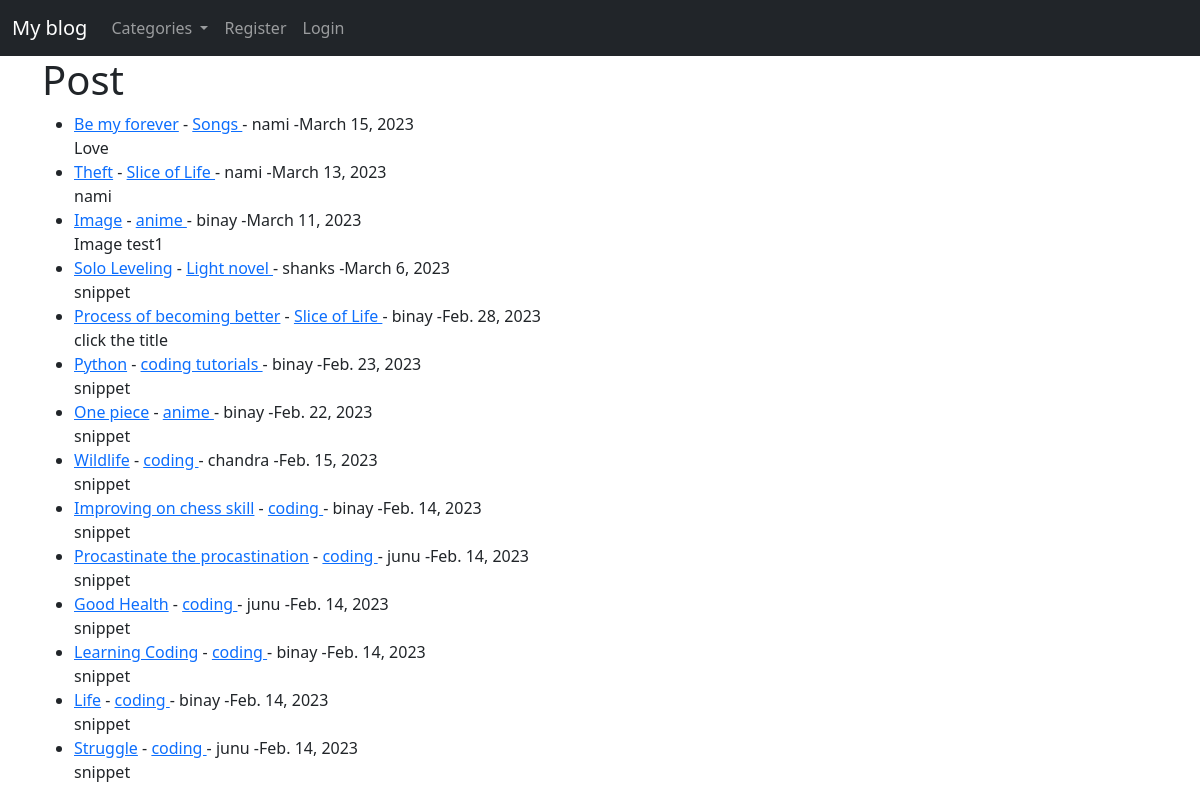
The page / on the database its author committed.
### blog/models.py (models this page shows, shortened)
class Post(models.Model):
    title=models.CharField(max_length=250)
    header_image= models.ImageField(null=True,blank=True,upload_to="images/")
    title_tag=models.CharField(max_length=255)
    author=models.ForeignKey(User,on_delete =models.CASCADE)
    body=RichTextField(blank=True,null=True)
    post_date= models.DateField(auto_now_add=True)
    category = models.CharField(max_length=250,default='coding')
    snippet = models.CharField(max_length=250)
    likes=models.ManyToManyField(User,related_name='blog_posts')

### blog/views.py (the view)
# urls.py: path('', HomeView.as_view(), name="home"),
class HomeView(ListView):
    model = Post
    template_name = 'home.html'
    ordering = ['-post_date']
    def get_context_data(self,*args,**kwargs):
        cat_menu= Category.objects.all()
        context = super(HomeView, self).get_context_data(*args,**kwargs)
        context["cat_menu"] = cat_menu
        return context

### blog/models.py (called while the page is built)
    def __str__(self):
        return self.name

### blog/templates/home.html (shortened to what this page needs)
{% extends 'base.html' %}
{% block content %}
<h1>Post</h1>
<ul>
{% for post in object_list %}
    <li><a href="{% url 'article-detail' post.pk %}">{{ post.title }}</a>
        - <a href="{% url 'category' post.category|slugify  %}" >{{ post.category }} </a> - {{ post.author }} -{{post.post_date}}
        <br/>
        {{ post.snippet}}
    </li>
{% endfor %}
</ul>
{% endblock %}

### blog/templates/base.html (shortened to what this page needs)
<!doctype html>
<html lang="en">
  <head>
    <link href="https://cdn.jsdelivr.net/npm/bootstrap@5.3.0-alpha1/dist/css/bootstrap.min.css" rel="stylesheet">
  </head>
  <body>
  <nav class="navbar navbar-expand-sm bg-dark navbar-dark">
  <div class="container-fluid">
    <a class="navbar-brand" href="{% url 'home' %}"> My blog </a>
    <div class="collapse navbar-collapse" id="navbarSupportedContent">
      <ul class="navbar-nav me-auto mb-2 mb-lg-0" >
    {% if cat_menu %}
       <li class="nav-item dropdown">
          <a class="nav-link dropdown-toggle" href="#" role="button" data-bs-toggle="dropdown" aria-expanded="false">
            Categories
          </a>
        </li>
    {% endif %}
        {% if user.is_authenticated %}
          <li class="nav-item">
            <a class="nav-link" href="{% url 'add_post' %}">Add Post</a>
          </li>
          <li class="nav-item">
            <a class="nav-link" href="{% url 'add_category' %}">Add Category</a>
          </li>
          <li class="nav-item dropdown">
          <a class="nav-link dropdown-toggle" href="#" role="button" data-bs-toggle="dropdown" aria-expanded="false">
            Profile
          </a>
          <ul class="dropdown-menu">
             <li><a class="dropdown-item" href="{% url 'edit_profile'%}">Edit settings</a></li>
             {% if user.profile.id %}
                <li><a class="dropdown-item" href="{% url 'show_profile_page' user.profile.id%}">Show Profile Page</a></li>
                <li><a class="dropdown-item" href="{% url 'edit_profile_page' user.profile.id%}">Edit Profile Page</a></li>
             {% else %}
                <li><a class="dropdown-item" href="{% url 'create_profile_page' %}">Create a Profile Page</a></li>
             {% endif %}
          </ul>
        </li>
           <li class="nav-item">
            <a class="nav-link" href="{% url 'logout' %}">Logout</a>
          </li>
        {% else %}
           <li class="nav-item">
            <a class="nav-link" href="{% url 'register' %}">Register</a>
          </li>
           <li class="nav-item">
            <a class="nav-link" href="{% url 'login' %}">Login</a>
          </li>
        {% endif %}
      </ul>
    </div>
  </div>
</nav>
  <div class="container">
  {% block content %}
  {% endblock %}
  </div>
  </body>
</html>

### rows shown on the page
Post: title "Be my forever", category "Songs", author "nami", post_date "March 15, 2023", snippet "Love"
Post: title "Theft", category "Slice of Life", author "nami", post_date "March 13, 2023", snippet "nami"
Post: title "Image", category "anime", author "binay", post_date "March 11, 2023", snippet "Image test1"
Post: title "Solo Leveling", category "Light novel", author "shanks", post_date "March 6, 2023", snippet "snippet"
Post: title "Process of becoming better", category "Slice of Life", author "binay", post_date "Feb. 28, 2023", snippet "click the title"
Post: title "Python", category "coding tutorials", author "binay", post_date "Feb. 23, 2023", snippet "snippet"
Post: title "One piece", category "anime", author "binay", post_date "Feb. 22, 2023", snippet "snippet"
Post: title "Wildlife", category "coding", author "chandra", post_date "Feb. 15, 2023", snippet "snippet"
Post: title "Improving on chess skill", category "coding", author "binay", post_date "Feb. 14, 2023", snippet "snippet"
Post: title "Procastinate the procastination", category "coding", author "junu", post_date "Feb. 14, 2023", snippet "snippet"
Post: title "Good Health", category "coding", author "junu", post_date "Feb. 14, 2023", snippet "snippet"
Post: title "Learning Coding", category "coding", author "binay", post_date "Feb. 14, 2023", snippet "snippet"
Post: title "Life", category "coding", author "binay", post_date "Feb. 14, 2023", snippet "snippet"
Post: title "Struggle", category "coding", author "junu", post_date "Feb. 14, 2023", snippet "snippet"
